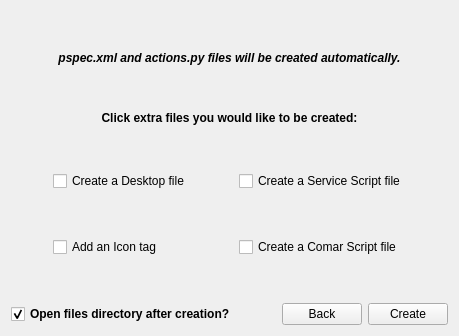
      <widget class="QWidget" name="tab_6">
       <attribute name="icon">
        <iconset resource="../icons/pisiyapicon.qrc">
         <normaloff>:/files.svg</normaloff>:/files.svg</iconset>
       </attribute>
       <attribute name="title">
        <string>Files</string>
       </attribute>
       <layout class="QGridLayout" name="gridLayout_23">
        <item row="2" column="0">
         <spacer name="verticalSpacer_5">
          <property name="orientation">
           <enum>Qt::Vertical</enum>
          </property>
          <property name="sizeHint" stdset="0">
           <size>
            <width>20</width>
            <height>40</height>
           </size>
          </property>
         </spacer>
        </item>
        <item row="0" column="0">
         <spacer name="verticalSpacer_6">
          <property name="orientation">
           <enum>Qt::Vertical</enum>
          </property>
          <property name="sizeHint" stdset="0">
           <size>
            <width>20</width>
            <height>40</height>
           </size>
          </property>
         </spacer>
        </item>
        <item row="4" column="0">
         <spacer name="verticalSpacer_8">
          <property name="orientation">
           <enum>Qt::Vertical</enum>
          </property>
          <property name="sizeHint" stdset="0">
           <size>
            <width>20</width>
            <height>40</height>
           </size>
          </property>
         </spacer>
        </item>
        <item row="1" column="0">
         <layout class="QGridLayout" name="gridLayout_22">
          <item row="1" column="0">
           <spacer name="verticalSpacer_7">
            <property name="orientation">
             <enum>Qt::Vertical</enum>
            </property>
            <property name="sizeHint" stdset="0">
             <size>
              <width>20</width>
              <height>40</height>
             </size>
            </property>
           </spacer>
          </item>
          <item row="0" column="0">
           <widget class="QLabel" name="label_6">
            <property name="sizePolicy">
             <sizepolicy hsizetype="Preferred" vsizetype="Preferred">
              <horstretch>0</horstretch>
              <verstretch>0</verstretch>
             </sizepolicy>
            </property>
            <property name="font">
             <font>
              <weight>75</weight>
              <italic>true</italic>
              <bold>true</bold>
             </font>
            </property>
            <property name="text">
             <string>pspec.xml and actions.py files will be created automatically.</string>
            </property>
            <property name="textFormat">
             <enum>Qt::PlainText</enum>
            </property>
            <property name="alignment">
             <set>Qt::AlignCenter</set>
            </property>
           </widget>
          </item>
          <item row="2" column="0">
           <widget class="QLabel" name="label_5">
            <property name="font">
             <font>
              <weight>75</weight>
              <bold>true</bold>
             </font>
            </property>
            <property name="text">
             <string>Click extra files you would like to be created:</string>
            </property>
            <property name="textFormat">
             <enum>Qt::PlainText</enum>
            </property>
            <property name="alignment">
             <set>Qt::AlignCenter</set>
            </property>
           </widget>
          </item>
         </layout>
        </item>
        <item row="3" column="0">
         <layout class="QGridLayout" name="gridLayout">
          <item row="0" column="1">
           <widget class="QCheckBox" name="desktopFile">
            <property name="toolTip">
             <string>&lt;!DOCTYPE HTML PUBLIC &quot;-//W3C//DTD HTML 4.0//EN&quot; &quot;http://www.w3.org/TR/REC-html40/strict.dtd&quot;&gt;
&lt;html&gt;&lt;head&gt;&lt;meta name=&quot;qrichtext&quot; content=&quot;1&quot; /&gt;&lt;style type=&quot;text/css&quot;&gt;
p, li { white-space: pre-wrap; }
&lt;/style&gt;&lt;/head&gt;&lt;body style=&quot; font-family:'Droid Sans'; font-size:9pt; font-weight:400; font-style:normal;&quot;&gt;
&lt;p style=&quot; margin-top:0px; margin-bottom:0px; margin-left:0px; margin-right:0px; -qt-block-indent:0; text-indent:0px;&quot;&gt;&lt;span style=&quot; font-family:'Serif'; font-size:10pt;&quot;&gt;With this option selected, you can create desktop file easily. If you select this option, Icon Tag will also be created automatically&lt;/span&gt;&lt;/p&gt;&lt;/body&gt;&lt;/html&gt;</string>
            </property>
            <property name="text">
             <string>Create a Desktop file</string>
            </property>
            <property name="checked">
             <bool>false</bool>
            </property>
           </widget>
          </item>
          <item row="0" column="3">
           <widget class="QCheckBox" name="serviceScript">
            <property name="toolTip">
             <string>&lt;!DOCTYPE HTML PUBLIC &quot;-//W3C//DTD HTML 4.0//EN&quot; &quot;http://www.w3.org/TR/REC-html40/strict.dtd&quot;&gt;
&lt;html&gt;&lt;head&gt;&lt;meta name=&quot;qrichtext&quot; content=&quot;1&quot; /&gt;&lt;style type=&quot;text/css&quot;&gt;
p, li { white-space: pre-wrap; }
&lt;/style&gt;&lt;/head&gt;&lt;body style=&quot; font-family:'Droid Sans'; font-size:9pt; font-weight:400; font-style:normal;&quot;&gt;
&lt;p style=&quot; margin-top:0px; margin-bottom:0px; margin-left:0px; margin-right:0px; -qt-block-indent:0; text-indent:0px;&quot;&gt;&lt;span style=&quot; font-family:'Serif'; font-size:10pt;&quot;&gt;If your package has a service daemon, select this option to create service script file automatically&lt;/span&gt;&lt;/p&gt;&lt;/body&gt;&lt;/html&gt;</string>
            </property>
            <property name="text">
             <string>Create a Service Script file</string>
            </property>
           </widget>
          </item>
          <item row="2" column="1">
           <widget class="QCheckBox" name="iconTag">
            <property name="toolTip">
             <string>&lt;!DOCTYPE HTML PUBLIC &quot;-//W3C//DTD HTML 4.0//EN&quot; &quot;http://www.w3.org/TR/REC-html40/strict.dtd&quot;&gt;
&lt;html&gt;&lt;head&gt;&lt;meta name=&quot;qrichtext&quot; content=&quot;1&quot; /&gt;&lt;style type=&quot;text/css&quot;&gt;
p, li { white-space: pre-wrap; }
&lt;/style&gt;&lt;/head&gt;&lt;body style=&quot; font-family:'Droid Sans'; font-size:9pt; font-weight:400; font-style:normal;&quot;&gt;
&lt;p style=&quot; margin-top:0px; margin-bottom:0px; margin-left:0px; margin-right:0px; -qt-block-indent:0; text-indent:0px;&quot;&gt;&lt;span style=&quot; font-family:'Serif'; font-size:10pt;&quot;&gt;Selecting this option will create Icon tag in pspec.xml file in order to show the package icon next to the name of the package in package-manager&lt;/span&gt;&lt;/p&gt;&lt;/body&gt;&lt;/html&gt;</string>
            </property>
            <property name="text">
             <string>Add an Icon tag</string>
            </property>
           </widget>
          </item>
          <item row="2" column="3">
           <widget class="QCheckBox" name="comarScript">
            <property name="toolTip">
             <string>&lt;!DOCTYPE HTML PUBLIC &quot;-//W3C//DTD HTML 4.0//EN&quot; &quot;http://www.w3.org/TR/REC-html40/strict.dtd&quot;&gt;
&lt;html&gt;&lt;head&gt;&lt;meta name=&quot;qrichtext&quot; content=&quot;1&quot; /&gt;&lt;style type=&quot;text/css&quot;&gt;
p, li { white-space: pre-wrap; }
&lt;/style&gt;&lt;/head&gt;&lt;body style=&quot; font-family:'Droid Sans'; font-size:9pt; font-weight:400; font-style:normal;&quot;&gt;
&lt;p style=&quot; margin-top:0px; margin-bottom:0px; margin-left:0px; margin-right:0px; -qt-block-indent:0; text-indent:0px;&quot;&gt;&lt;span style=&quot; font-family:'Serif'; font-size:10pt;&quot;&gt;If you need to call some system commands before or after installing the package, use this comar script file template to define these commands&lt;/span&gt;&lt;/p&gt;&lt;/body&gt;&lt;/html&gt;</string>
            </property>
            <property name="text">
             <string>Create a Comar Script file</string>
            </property>
           </widget>
          </item>
          <item row="0" column="0">
           <spacer name="horizontalSpacer_17">
            <property name="orientation">
             <enum>Qt::Horizontal</enum>
            </property>
            <property name="sizeHint" stdset="0">
             <size>
              <width>40</width>
              <height>20</height>
             </size>
            </property>
           </spacer>
          </item>
          <item row="0" column="4">
           <spacer name="horizontalSpacer_18">
            <property name="orientation">
             <enum>Qt::Horizontal</enum>
            </property>
            <property name="sizeHint" stdset="0">
             <size>
              <width>40</width>
              <height>20</height>
             </size>
            </property>
           </spacer>
          </item>
          <item row="0" column="2">
           <spacer name="horizontalSpacer_19">
            <property name="orientation">
             <enum>Qt::Horizontal</enum>
            </property>
            <property name="sizeHint" stdset="0">
             <size>
              <width>40</width>
              <height>20</height>
             </size>
            </property>
           </spacer>
          </item>
          <item row="1" column="2">
           <spacer name="verticalSpacer_10">
            <property name="orientation">
             <enum>Qt::Vertical</enum>
            </property>
            <property name="sizeHint" stdset="0">
             <size>
              <width>20</width>
              <height>40</height>
             </size>
            </property>
           </spacer>
          </item>
         </layout>
        </item>
        <item row="5" column="0">
         <layout class="QGridLayout" name="gridLayout_20">
          <item row="0" column="2">
           <widget class="QPushButton" name="backBut_4">
            <property name="sizePolicy">
             <sizepolicy hsizetype="Fixed" vsizetype="Fixed">
              <horstretch>0</horstretch>
              <verstretch>0</verstretch>
             </sizepolicy>
            </property>
            <property name="maximumSize">
             <size>
              <width>80</width>
              <height>27</height>
             </size>
            </property>
            <property name="text">
             <string>Back</string>
            </property>
            <property name="icon">
             <iconset resource="../icons/pisiyapicon.qrc">
              <normaloff>:/go-previous.svg</normaloff>:/go-previous.svg</iconset>
            </property>
           </widget>
          </item>
          <item row="0" column="1">
           <spacer name="horizontalSpacer_20">
            <property name="orientation">
             <enum>Qt::Horizontal</enum>
            </property>
            <property name="sizeHint" stdset="0">
             <size>
              <width>40</width>
              <height>20</height>
             </size>
            </property>
           </spacer>
          </item>
          <item row="0" column="3">
           <widget class="QPushButton" name="nextBut_4">
            <property name="sizePolicy">
             <sizepolicy hsizetype="Fixed" vsizetype="Fixed">
              <horstretch>0</horstretch>
              <verstretch>0</verstretch>
             </sizepolicy>
            </property>
            <property name="maximumSize">
             <size>
              <width>80</width>
              <height>27</height>
             </size>
            </property>
            <property name="toolTip">
             <string>&lt;!DOCTYPE HTML PUBLIC &quot;-//W3C//DTD HTML 4.0//EN&quot; &quot;http://www.w3.org/TR/REC-html40/strict.dtd&quot;&gt;
&lt;html&gt;&lt;head&gt;&lt;meta name=&quot;qrichtext&quot; content=&quot;1&quot; /&gt;&lt;style type=&quot;text/css&quot;&gt;
p, li { white-space: pre-wrap; }
&lt;/style&gt;&lt;/head&gt;&lt;body style=&quot; font-family:'Serif'; font-size:10pt; font-weight:600; font-style:normal;&quot;&gt;
&lt;p style=&quot; margin-top:0px; margin-bottom:0px; margin-left:0px; margin-right:0px; -qt-block-indent:0; text-indent:0px;&quot;&gt;When all the fields are filled in, you can create the necessary files by pressing this button&lt;/p&gt;&lt;/body&gt;&lt;/html&gt;</string>
            </property>
            <property name="text">
             <string>Create</string>
            </property>
            <property name="icon">
             <iconset resource="../icons/pisiyapicon.qrc">
              <normaloff>:/ok.svg</normaloff>:/ok.svg</iconset>
            </property>
           </widget>
          </item>
          <item row="0" column="0">
           <widget class="QCheckBox" name="openDirectory">
            <property name="font">
             <font>
              <weight>75</weight>
              <bold>true</bold>
             </font>
            </property>
            <property name="toolTip">
             <string>&lt;!DOCTYPE HTML PUBLIC &quot;-//W3C//DTD HTML 4.0//EN&quot; &quot;http://www.w3.org/TR/REC-html40/strict.dtd&quot;&gt;
&lt;html&gt;&lt;head&gt;&lt;meta name=&quot;qrichtext&quot; content=&quot;1&quot; /&gt;&lt;style type=&quot;text/css&quot;&gt;
p, li { white-space: pre-wrap; }
&lt;/style&gt;&lt;/head&gt;&lt;body style=&quot; font-family:'Droid Sans'; font-size:9pt; font-weight:600; font-style:normal;&quot;&gt;
&lt;p style=&quot; margin-top:0px; margin-bottom:0px; margin-left:0px; margin-right:0px; -qt-block-indent:0; text-indent:0px;&quot;&gt;&lt;span style=&quot; font-family:'Serif'; font-size:10pt; font-weight:400;&quot;&gt;Opens the directory which contains pisi source files generated by this program&lt;/span&gt;&lt;/p&gt;&lt;/body&gt;&lt;/html&gt;</string>
            </property>
            <property name="text">
             <string>Open files directory after creation?</string>
            </property>
            <property name="checked">
             <bool>true</bool>
            </property>
           </widget>
          </item>
         </layout>
        </item>
       </layout>
      </widget>
